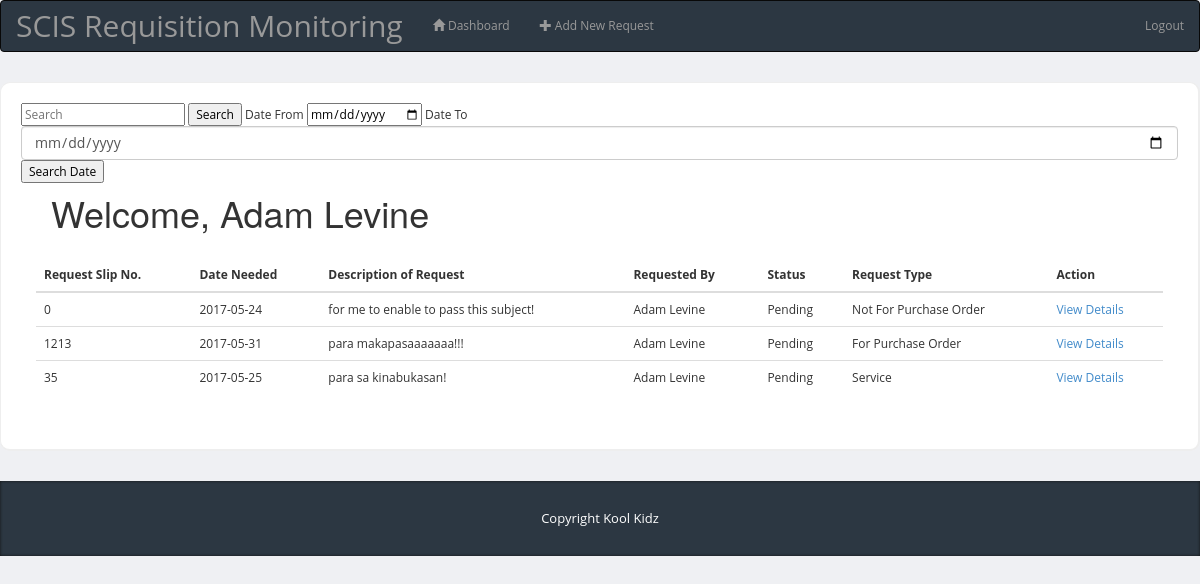
The page /dashboard/dashboardold.php (signed in) on the database its author committed.
### tables this page shows
CREATE TABLE `user_details` (
  `id` int(11) NOT NULL AUTO_INCREMENT,
  `user_id` int(11) NOT NULL COMMENT 'users.id',
  `firstname` varchar(255) NOT NULL,
  `lastname` varchar(255) NOT NULL,
  `created_at` timestamp NOT NULL DEFAULT CURRENT_TIMESTAMP ON UPDATE CURRENT_TIMESTAMP,
  `updated_at` timestamp NOT NULL DEFAULT '0000-00-00 00:00:00',
  PRIMARY KEY (`id`),
  KEY `user_id` (`user_id`),
  CONSTRAINT `user_details_fk` FOREIGN KEY (`user_id`) REFERENCES `users` (`id`) ON DELETE CASCADE ON UPDATE CASCADE
);

CREATE TABLE `request_slip` (
  `id` int(11) NOT NULL AUTO_INCREMENT,
  `rs_no` int(111) NOT NULL,
  `requested_by` varchar(255) NOT NULL COMMENT 'users.id',
  `date_needed` date DEFAULT NULL,
  `time_needed` varchar(10) DEFAULT '12:00 AM',
  `created_at` timestamp NOT NULL DEFAULT CURRENT_TIMESTAMP ON UPDATE CURRENT_TIMESTAMP,
  `updated_at` timestamp NULL DEFAULT NULL,
  `purpose` text NOT NULL COMMENT 'another word for reason',
  `status` varchar(255) NOT NULL COMMENT 'pending/cancelled/forPO/delivered/in-progrees/completed',
  `type` enum('ItemsNoPO','PO','Service') NOT NULL COMMENT 'The category',
  `ConcernedOffice` varchar(45) DEFAULT NULL,
  PRIMARY KEY (`id`)
);

### dashboard/dashboardold.php (the view, shortened to what this page needs)
<?php
include '../authorization.php';
$username=$_SESSION['username'];
$query = "SELECT * from users inner join user_details on users.id=user_details.id where username='$username'";
$queryAct = mysqli_query($conn, $query);
$queryArr = mysqli_fetch_array($queryAct);
?>
    <!DOCTYPE html>
    <html>
    <head>
        <link href="../bootstrap/css/bootstrap.min.css" rel="stylesheet">
        <link href="../css/styles.css" rel="stylesheet">
    </head>
    <body>
    <div>
        <nav class="navbar navbar-inverse">
            <div class="container-fluid">
                <div class="navbar-header"> <a class="navbar-brand">SCIS Requisition Monitoring</a> </div>
                <ul class="nav navbar-nav">
                    <li class="current"><a href="index.html"><i class="glyphicon glyphicon-home"></i> Dashboard</a></li>
                    <li><a href="" data-toggle="modal" data-target="#addreq"><i class="glyphicon glyphicon-plus"></i> Add New Request</a></li>
                </ul>
            </div>
            <div class="floatright">
                <ul class="nav navbar-nav">
                    <li class="dropdown" class="nav-item "> <a href='../logout.php' style="float:right;">Logout</a> </li>
                </ul>
            </div>
        </nav>
    </div>
        <div class="page-content">
            <div class="row">
                <div class="content-box-large">
    <form method="POST" class="form-inline">
    <span>
	<input type="text" name="searchBar" placeholder="Search">
	<input type="submit" name="searchButton" value="Search">
	Date From
	<input type="date" name="dateFrom" >
	Date To
	<input type="date" name="dateTo" class="form-control">
	<input type="submit" name="searchDate" value="Search Date">
    </span>
    </form>
                    <div class="panel-heading">
                        <div class="panel-title">
                            <?php echo "<h1>Welcome, ".$queryArr['firstname'] . ' ' . $queryArr['lastname'] . '</h1>';?></div>
                    </div>
                    <div class="panel-body">
                        <div class="table-responsive">
                            <table class="table table-hover">
                                <thead>
                                    <tr>
                                        <th>Request Slip No.</th>
                                        <th>Date Needed</th>
                                        <th>Description of Request</th>
                                        <th>Requested By</th>
                                        <th>Status</th>
                                        <th>Request Type</th>
                                        <th>Action</th>
                                    </tr>
                                </thead>
                                <tbody>
                                    <?php
	if (isset($_POST['searchButton'])) {
		$request_search = "SELECT * from request_slip where rs_no like '%".$searchBar. "%' or requested_by like '%".$searchBar. "%' or status like '%".$searchBar. "%' or type like '%".$searchBar."%'";
		$request_searchQ = mysqli_query($conn,$request_search) or die(mysqli_error($conn));
		while($searchrow = mysqli_fetch_array($request_searchQ)){
			echo "<tr><td> " . $searchrow['rs_no'] . "</td>";
			echo "<td>" . $searchrow['date_needed'] . "</td>";
			echo "<td>" . $searchrow['purpose'] . "</td>";
			echo "<td>" . $searchrow['requested_by']. " </td>";
			echo "<td>" . $searchrow['status'] . "</td>";
			if($searchrow['type'] == 'ItemsNoPO'){
				echo "<td> Not For Purchase Order </td>";
			}else if($searchrow['type'] == 'PO'){
				echo "<td> For Purchase Order </td>";
			}else{
				echo "<td> Service </td>";
			}
			echo "<td><a href='view_details.php?request_id=". $searchrow['id'] . "'>View Details </a></td></tr>";
		}
	} else {
		$all_search = "SELECT * from request_slip";
		$all_searchQ = mysqli_query($conn,$all_search) or die(mysqli_error($conn));
		while($searchrow = mysqli_fetch_array($all_searchQ)){
			echo "<tr><td> " . $searchrow['rs_no'] . "</td>";
			echo "<td>" . $searchrow['date_needed'] . "</td>";
			echo "<td>" . $searchrow['purpose'] . "</td>";
			echo "<td>" . $searchrow['requested_by']. " </td>";
			echo "<td>" . $searchrow['status'] . "</td>";
			if($searchrow['type'] == 'ItemsNoPO'){
				echo "<td> Not For Purchase Order </td>";
			}else if($searchrow['type'] == 'PO'){
				echo "<td> For Purchase Order </td>";
			}else{
				echo "<td> Service </td>";
			}
			echo "<td><a href='view_details.php?request_id=". $searchrow['id'] . "'>View Details </a></td></tr>";
		}
	}
	?>
                                </tbody>
                            </table>
                        </div>
                    </div>
                </div>
            </div>
        </div>
        <footer>
         <div class="container">
            <div class="copy text-center">
               Copyright Kool Kidz
            </div>
         </div>
      </footer>
    </body>
    </html>

### css/styles.css (style rules this page uses)
body { font-family: 'Open Sans', sans-serif; background-color: #f7f7f7; position: relative; margin: 0px; font-size: 12px; padding: 0px; }
.page-content > .row { margin-left: 0px !important; margin-right: 0px !important; margin-top: 30px; }
footer { background-color:#2c3742; box-shadow:inset 0px 0px 3px #111; color:#fff; font-size:14px; line-height:25px; padding:10px 0px 10px 0px; bottom: 0px; }
footer .copy { font-size:13px; margin:15px 0px; }
.content-box, .content-box-large { margin-bottom:30px; background:#fff; border-radius:10px; padding:10px; border-left:1px solid #eee; border-top:1px solid #eee; border-right:2px solid #eee; border-bottom:2px solid #eee; }
.content-box-large { padding: 20px; }
body { background-color: #eff0f3; }
.panel-heading>.panel-title, .content-box-header .panel-title { float: left; padding: 10px 15px; padding-top: 0px; }
.panel-heading>.panel-title>*, .content-box-header .panel-title>* { margin: 0; }
.panel-body { clear:both; }
.floatright { float: right; display: inline-block; }

### rows shown on the page
user_details: firstname "Adam", lastname "Levine"
request_slip: rs_no "0", date_needed "2017-05-24", purpose "for me to enable to pass this subject!", requested_by "Adam Levine", status "Pending", type "Not For Purchase Order"
request_slip: rs_no "1213", date_needed "2017-05-31", purpose "para makapasaaaaaaa!!!", requested_by "Adam Levine", status "Pending", type "For Purchase Order"
request_slip: rs_no "35", date_needed "2017-05-25", purpose "para sa kinabukasan!", requested_by "Adam Levine", status "Pending", type "Service"
